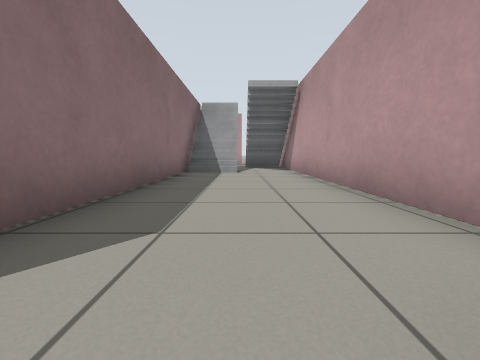
[1] (above)

12 first-person views from a walk through a world built for the Gazebo simulator. The camera is 0.5 m above the floor, tilts 6° down and sees 90° across. The floor is counted in squares, 1 m on a side. Each view is taken from the middle of a square. On the plan, view 1 faces up. The plan holds only what a view shows up to about 9 squares ahead; the rest is blank. The place goes on beyond the plan.

[2]
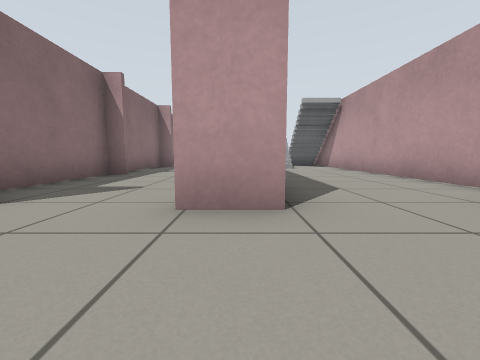

[3]
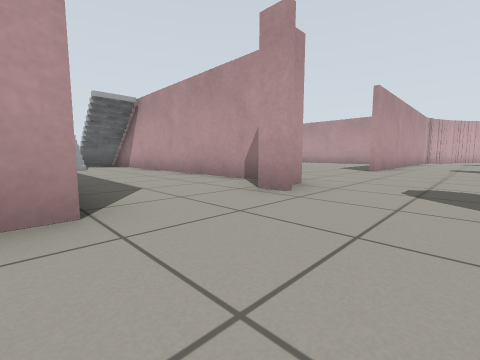

[4]
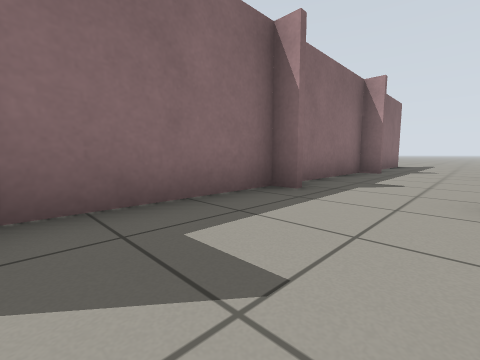

[5]
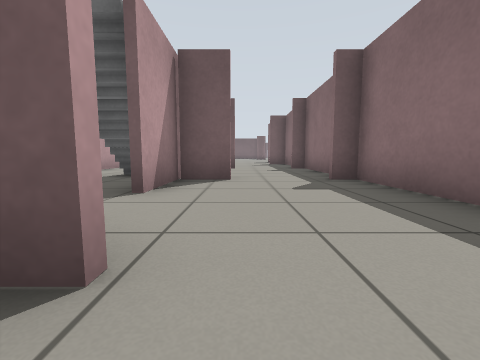

[6]
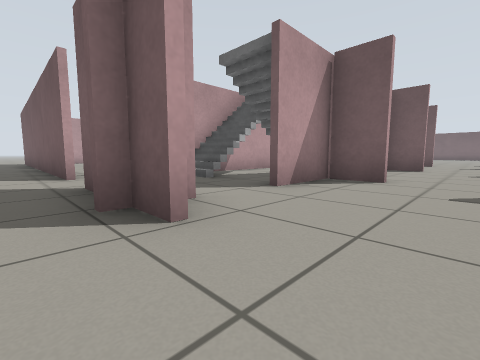

[7]
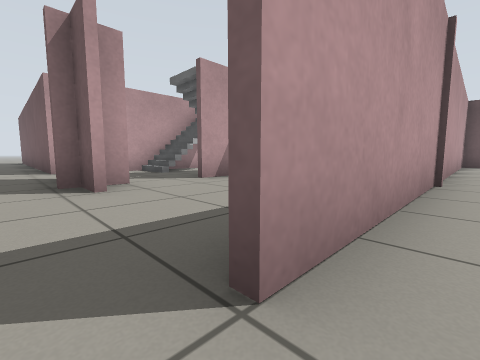

[8]
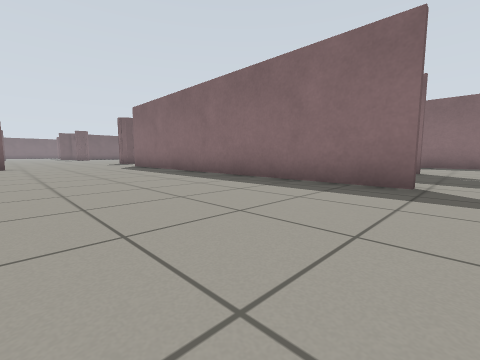

[9]
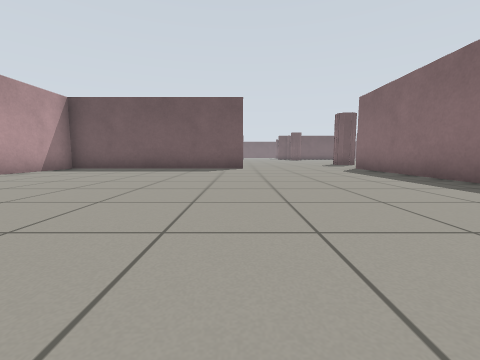

[10]
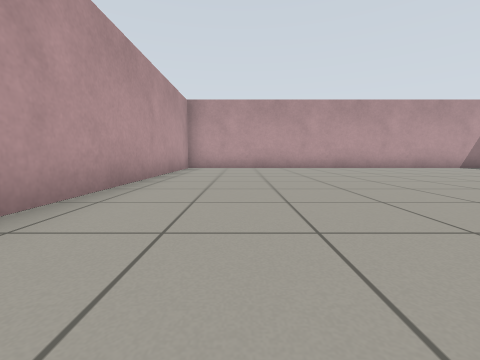

[11]
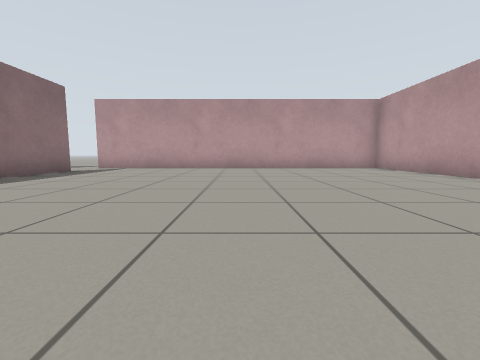

[12]
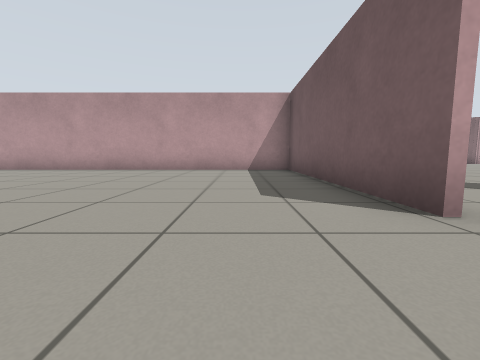

### Floor plan
Ten units are one square. View 1 is at (0, 0); x grows to the right and y downward. Boxes are objects, and circles mark ways between rooms. Rooms are numbered by the first view taken in them; rooms with no view inside come last. Other rooms are left out.
<svg viewBox="-65 -145 200 260">
<path fill="none" stroke="#000" d="M-17 -79 -17 -100M-29 -42 -19 -42M-29 -82 -17 -82M-16 -100 -16 -15M17 -11 17 -102M8 2 8 -4M-54 -116 -54 -9M18 -2 14 -2M-15 -2 -26 -2M-60 -4 -55 -4 -55 -125M87 -2 59 -2M16 -121 80 -121M-4 -121 1 -121M-17 -114 -17 -119M-25 -121 -16 -121M59 -4 120 -4 120 -119 16 -119M18 -104 18 -2"/>
<rect x="-15" y="-75" width="10" height="10" fill="#bbb"><title>stairs</title></rect>
<rect x="-5" y="-95" width="10" height="10" fill="#bbb"><title>stairs</title></rect>
<circle cx="-20" cy="2" r="3" fill="#2a7"/>
<circle cx="-35" cy="-120" r="3" fill="#2a7"/>
<circle cx="10" cy="-120" r="3" fill="#2a7"/>
<circle cx="20" cy="-110" r="3" fill="#2a7"/>
<circle cx="-57" cy="-140" r="3" fill="#2a7"/>
<circle cx="40" cy="10" r="3" fill="#2a7"/>
<text x="-10" y="-60">1</text>
<text x="10" y="110">2</text>
<text x="130" y="-90">3</text>
<text x="70" y="-60">4</text>
</svg>
Room 1 opens to room 2. Room 1 opens to room 3. Room 1 opens to room 4. Room 2 opens to room 3. Room 2 opens to room 4.

Where each view was taken, in squares from view 1:
view 1: 0 up, 0 right, facing up
view 2: 2 down, 2 left, facing up
view 3: 2 down, 2 left, facing up-right
view 4: 1 up, 3 left, facing up-left
view 5: 13 up, 3 left, facing down
view 6: 13 up, 4 left, facing down-right
view 7: 13 up, 6 left, facing down-right
view 8: 11 up, 6 right, facing down-left
view 9: 9 up, 6 right, facing down
view 10: 10 up, 3 right, facing right
view 11: 3 up, 7 right, facing up
view 12: 2 up, 4 right, facing right
